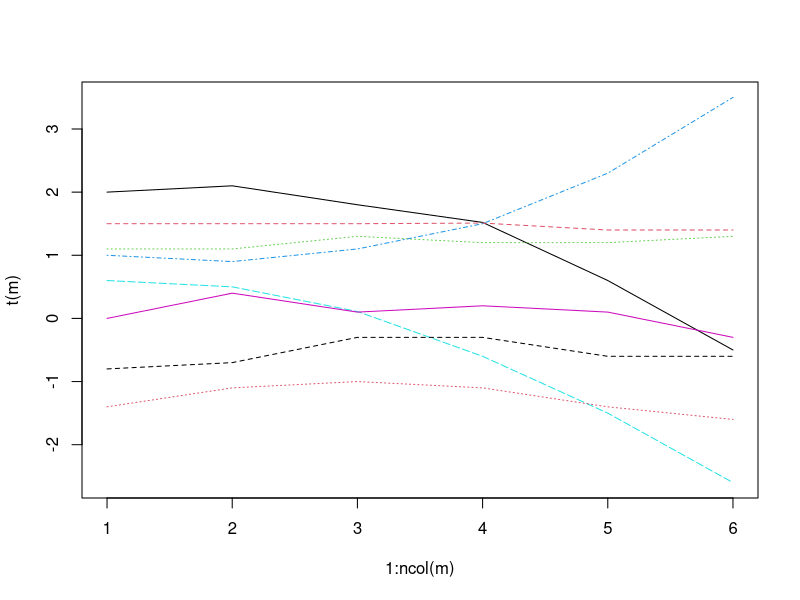

Here is the R script that generated this plot: (Note: this script raises an error after producing the figure.)
# Extremal Depth for Functional Data and Applications

# 8 curves
m <- matrix(c(
 2.00,  2.10,  1.80,  1.52,  0.60, -0.50,
 1.50,  1.50,  1.50,  1.51,  1.40,  1.40,
 1.10,  1.10,  1.30,  1.20,  1.20,  1.30,
 1.00,  0.90,  1.10,  1.50,  2.30,  3.50,
 0.60,  0.50,  0.11, -0.60, -1.50, -2.60,
 0.00,  0.40,  0.10,  0.20,  0.10, -0.30,
-0.80, -0.70, -0.30, -0.30, -0.60, -0.60,
-1.40, -1.10, -1.00, -1.10, -1.40, -1.60
),ncol=6,byrow=T)

# plot lines
matplot(1:ncol(m),t(m),type="l")

order(m[,1]) - 1
order(m[,2]) - 1
order(m[,3]) - 1
order(m[,4]) - 1
order(m[,5]) - 1
order(m[,6]) - 1
order(m[,7]) - 1
order(m[,8]) - 1




